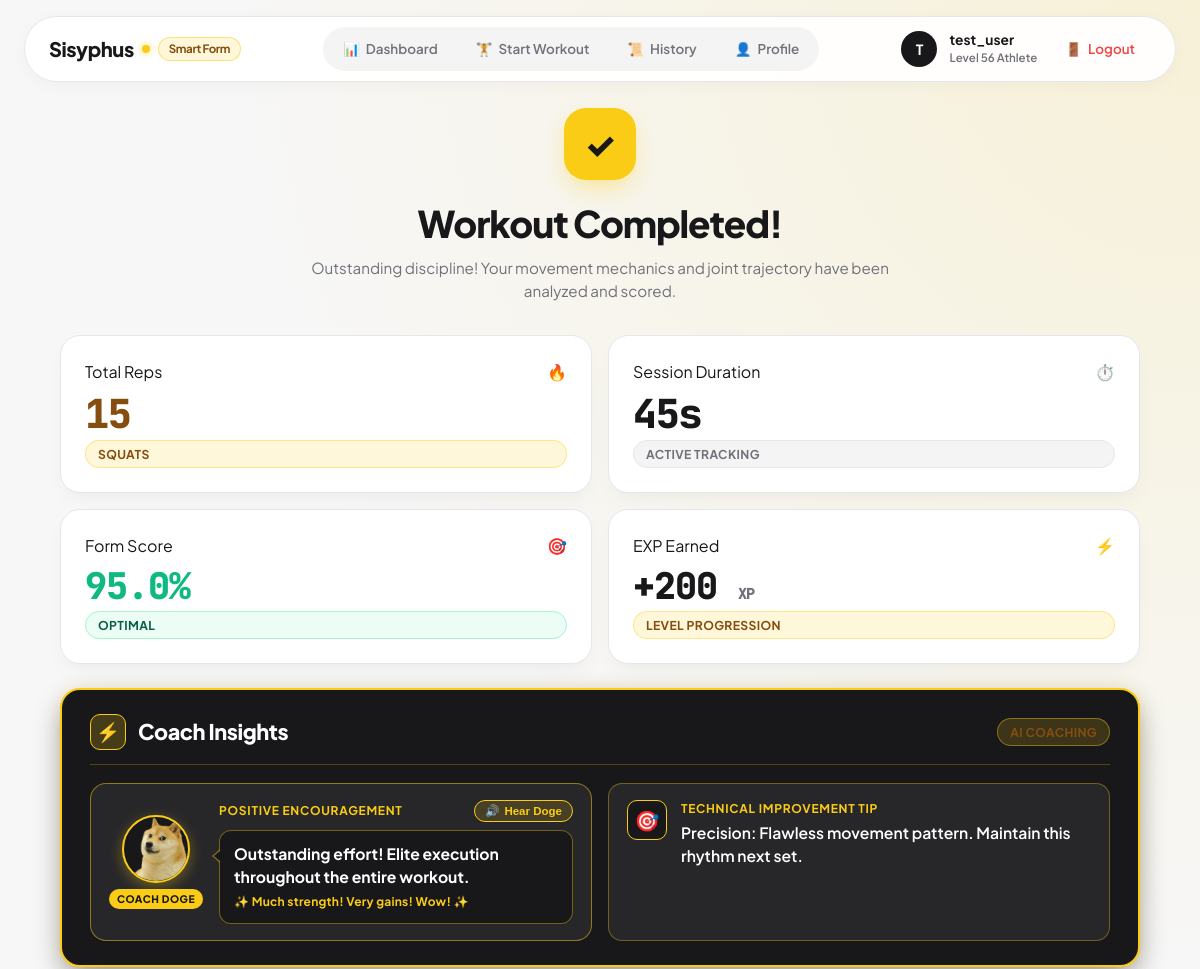
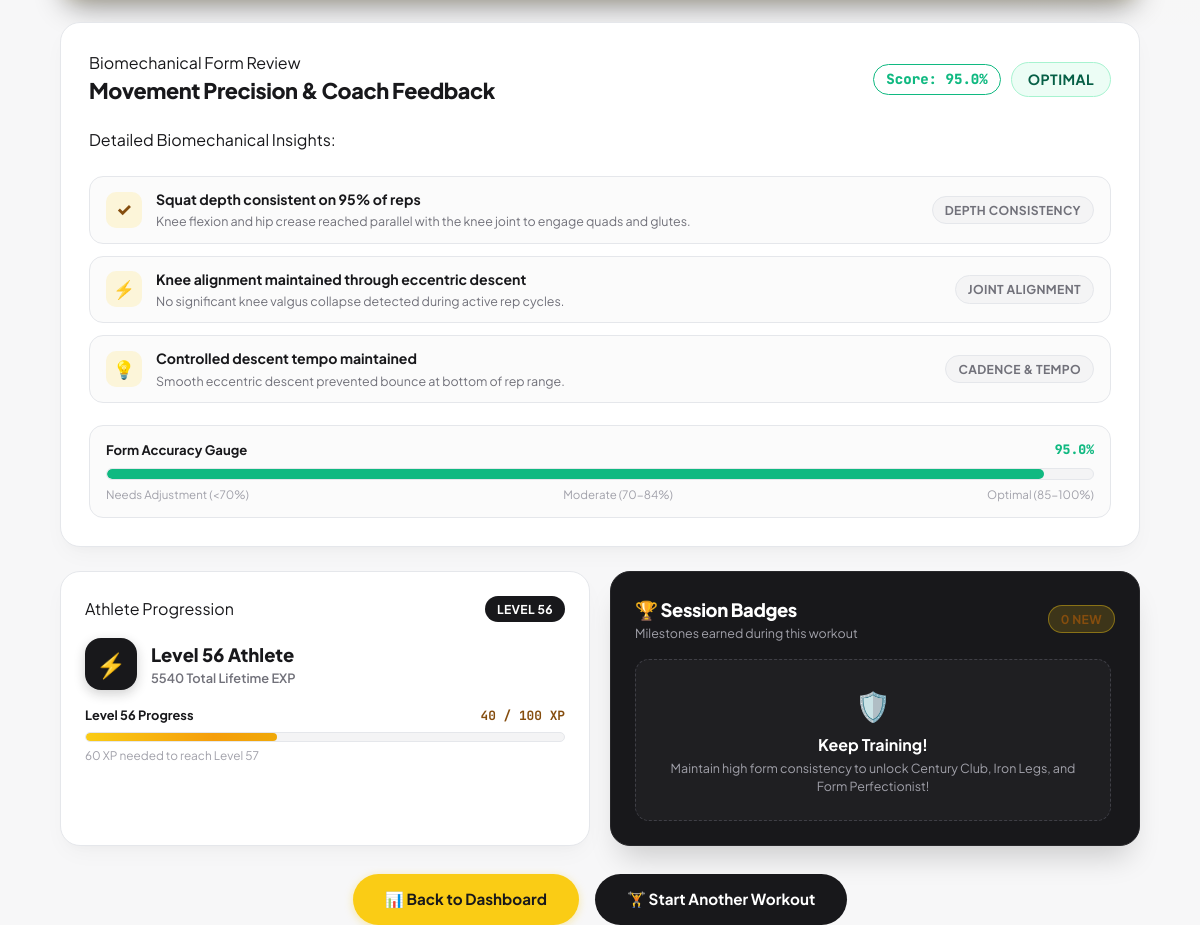
/summary/29 (signed in), run on the app's committed database (2 pictures, top to bottom).
### app.py (models this page shows, shortened)
class User(UserMixin, db.Model):
    __tablename__ = 'users'
    id = db.Column(db.Integer, primary_key=True)
    username = db.Column(db.String(80), unique=True, nullable=False, index=True)
    password_hash = db.Column(db.String(255), nullable=False)
    exp = db.Column(db.Integer, default=0, nullable=False)
    level = db.Column(db.Integer, default=1, nullable=False)
    created_at = db.Column(db.DateTime, default=lambda: datetime.now(timezone.utc))
    sessions = db.relationship('ExerciseSession', backref='user', lazy=True, cascade='all, delete-orphan')
    badges = db.relationship('Badge', backref='user', lazy=True, cascade='all, delete-orphan')

class ExerciseSession(db.Model):
    __tablename__ = 'exercise_sessions'
    id = db.Column(db.Integer, primary_key=True)
    user_id = db.Column(db.Integer, db.ForeignKey('users.id'), nullable=False, index=True)
    exercise_type = db.Column(db.String(50), nullable=False)
    rep_count = db.Column(db.Integer, nullable=False, default=0)
    total_duration_seconds = db.Column(db.Float, nullable=False, default=0.0)
    timestamp = db.Column(db.DateTime, default=lambda: datetime.now(timezone.utc), index=True)
    avg_form_accuracy = db.Column(db.Float, nullable=False, default=100.0)

### app.py (the view, shortened to what this page needs)
@app.route('/summary/<int:session_id>')
@login_required
def summary(session_id):
    session_record = ExerciseSession.query.filter_by(id=session_id, user_id=current_user.id).first_or_404()
    score = session_record.avg_form_accuracy
    if score >= 85:
        form_status = "Optimal"
        badge_class = "badge-optimal"
        badge_color = "#10b981"
    elif score >= 70:
        form_status = "Moderate"
        badge_class = "badge-moderate"
        badge_color = "#f59e0b"
    else:
        form_status = "Needs Adjustment"
        badge_class = "badge-adjustment"
        badge_color = "#ef4444"
    insights = []
    ex_lower = session_record.exercise_type.lower()
    score_int = int(round(score))
    if "squat" in ex_lower:
        insights.append({
            "title": f"Squat depth consistent on {score_int}% of reps",
            "detail": "Knee flexion and hip crease reached parallel with the knee joint to engage quads and glutes.",
            "tag": "Depth Consistency"
        })
        insights.append({
            "title": "Knee alignment maintained through eccentric descent" if score >= 75 else "Keep knees driven outward over toes",
            "detail": "No significant knee valgus collapse detected during active rep cycles." if score >= 75 else "Drive knees outward to avoid excessive medial stress on ligaments.",
            "tag": "Joint Alignment"
        })
        insights.append({
            "title": "Controlled descent tempo maintained",
            "detail": "Smooth eccentric descent prevented bounce at bottom of rep range.",
            "tag": "Cadence & Tempo"
        })
    if score >= 90:
        coach_encouragement = "Outstanding effort! Elite execution throughout the entire workout."
    elif score >= 80:
        coach_encouragement = "Solid power output throughout the entire set!"
    elif score >= 70:
        coach_encouragement = "Strong determination and consistent drive on every rep!"
    else:
        coach_encouragement = "Fierce dedication! Keep pushing your limits every session."
    if score >= 90:
        coach_tip = "Precision: Flawless movement pattern. Maintain this rhythm next set."
    elif "squat" in ex_lower:
        if score < 75:
            coach_tip = "Squats: Sink hips two inches deeper at the bottom."
        else:
            coach_tip = "Squats: Drive knees outward over toes throughout descent."
    elif "push" in ex_lower:
        if score < 75:
            coach_tip = "Push-ups: Keep spine neutral from neck to ankles."
        else:
            coach_tip = "Push-ups: Tuck elbows closer to ribs on descent."
    elif "curl" in ex_lower:
        if score < 75:
            coach_tip = "Curls: Pin elbows against your ribs."
        else:
            coach_tip = "Curls: Squeeze biceps at peak and lower smoothly."
    else:
        if score < 75:
            coach_tip = "Form: Move smoothly through the full range of motion."
        else:
            coach_tip = "Form: Maintain core bracing through each repetition."
    exp_earned = max(10, session_record.rep_count * 10) + (50 if score >= 90 else (25 if score >= 75 else 0))
    user_exp = current_user.exp or 0
    user_level = current_user.level or 1
    exp_in_level = user_exp % 100
    exp_progress_pct = exp_in_level
    exp_needed = 100 - exp_in_level
    now_utc = datetime.now(timezone.utc)
    new_badges = []
    for b in current_user.badges:
        if b.unlocked_at:
            b_dt = b.unlocked_at
            if b_dt.tzinfo is None:
                b_dt = b_dt.replace(tzinfo=timezone.utc)
            if abs((now_utc - b_dt).total_seconds()) < 120:
                new_badges.append(b)
    return render_template(
        'summary.html',
        session=session_record,
        form_status=form_status,
        badge_class=badge_class,
        badge_color=badge_color,
        insights=insights,
        coach_encouragement=coach_encouragement,
        coach_tip=coach_tip,
        exp_earned=exp_earned,
        user_level=user_level,
        user_exp=user_exp,
        exp_in_level=exp_in_level,
        exp_progress_pct=exp_progress_pct,
        exp_needed=exp_needed,
        new_badges=new_badges
    )

### templates/summary.html (shortened to what this page needs)
{% extends "layout.html" %}
{% block content %}
<div class="summary-container">
  <div class="summary-hero-section">
    <div class="summary-hero-badge">✓</div>
    <h1 class="summary-title">Workout Completed!</h1>
    <p class="summary-subtitle">
      Outstanding discipline! Your movement mechanics and joint trajectory have been analyzed and scored.
    </p>
  </div>
  <div class="analytics-row-grid">
    <div class="bento-card analytics-stat-card">
      <div class="stat-top-row">
        <span class="stat-label">Total Reps</span>
        <span class="stat-icon">🔥</span>
      </div>
      <div class="stat-figure analytics-figure-reps">{{ session.rep_count }}</div>
      <span class="pill-tag pill-yellow">{{ session.exercise_type }}</span>
    </div>
    <div class="bento-card analytics-stat-card">
      <div class="stat-top-row">
        <span class="stat-label">Session Duration</span>
        <span class="stat-icon">⏱️</span>
      </div>
      <div class="stat-figure">{{ session.total_duration_seconds | format_duration }}</div>
      <span class="pill-tag pill-gray">Active Tracking</span>
    </div>
    <div class="bento-card analytics-stat-card">
      <div class="stat-top-row">
        <span class="stat-label">Form Score</span>
        <span class="stat-icon">🎯</span>
      </div>
      <div class="stat-figure analytics-figure-score" style="color: {{ badge_color }};">
        {{ session.avg_form_accuracy }}%
      </div>
      <span class="pill-tag {{ badge_class }}">
        {{ form_status }}
      </span>
    </div>
    <div class="bento-card analytics-stat-card">
      <div class="stat-top-row">
        <span class="stat-label">EXP Earned</span>
        <span class="stat-icon">⚡</span>
      </div>
      <div class="stat-figure analytics-figure-exp">
        +{{ exp_earned }} <span class="exp-sub">XP</span>
      </div>
      <span class="pill-tag pill-yellow">Level Progression</span>
    </div>
  </div>
  <div class="bento-card coach-insights-card" style="background: #18181b; border: 2px solid #facc15; border-radius: 20px; color: #ffffff; padding: 24px 28px; margin-bottom: 24px;">
    <div class="coach-insights-header">
      <div class="coach-insights-title-group">
        <span class="coach-insights-badge">⚡</span>
        <h2 class="coach-insights-heading">Coach Insights</h2>
      </div>
      <span class="pill-tag pill-yellow">AI Coaching</span>
    </div>
    <div class="coach-insights-grid">
      <div class="coach-insight-item doge-coach-item">
        <div class="doge-avatar-container">
          <img src="{{ url_for('static', filename='doge.png') }}" alt="Coach Doge" class="doge-coach-avatar">
          <span class="doge-badge-pill">Coach Doge</span>
        </div>
        <div class="coach-insight-text-group doge-speech-bubble-wrapper">
          <div class="doge-speech-header">
            <span class="coach-insight-label">Positive Encouragement</span>
            <button type="button" id="btn-doge-speak" class="doge-voice-btn" title="Hear Coach Doge speak" onclick="speakDogeEncouragement()">
              <span class="voice-icon">🔊</span> Hear Doge
            </button>
          </div>
          <div class="doge-speech-bubble">
            <div class="coach-insight-body doge-speech-text" id="doge-encouragement-text">{{ coach_encouragement }}</div>
            <div class="doge-speech-flair">✨ Much strength! Very gains! Wow! ✨</div>
          </div>
        </div>
      </div>
      <div class="coach-insight-item">
        <div class="coach-insight-icon-box">🎯</div>
        <div class="coach-insight-text-group">
          <div class="coach-insight-label">Technical Improvement Tip</div>
          <div class="coach-insight-body">{{ coach_tip }}</div>
        </div>
      </div>
    </div>
  </div>
  <div class="form-review-panel bento-card">
    <div class="form-review-header">
      <div>
        <div class="stat-label">Biomechanical Form Review</div>
        <h2 class="form-review-title">Movement Precision & Coach Feedback</h2>
      </div>
      <div class="form-status-badge-wrap">
        <span class="overall-score-pill" style="border-color: {{ badge_color }}; color: {{ badge_color }};">
          Score: {{ session.avg_form_accuracy }}%
        </span>
        <span class="pill-tag {{ badge_class }} status-badge-large">
          {{ form_status }}
        </span>
      </div>
    </div>
    <div class="form-insights-list">
      <div class="stat-label" style="margin-bottom: 12px;">Detailed Biomechanical Insights:</div>
      {% for insight in insights %}
        <div class="insight-row">
          <div class="insight-icon" style="background: rgba(250, 204, 21, 0.15); color: #854d0e;">
            {% if loop.first %}✓{% elif loop.index == 2 %}⚡{% else %}💡{% endif %}
          </div>
          <div class="insight-text">
            <strong>{{ insight.title }}</strong>
            <p>{{ insight.detail }}</p>
          </div>
          <span class="pill-tag pill-gray insight-tag">{{ insight.tag }}</span>
        </div>
      {% endfor %}
    </div>
    <div class="form-gauge-section">
      <div class="form-gauge-labels">
        <span>Form Accuracy Gauge</span>
        <span style="font-family: 'JetBrains Mono', monospace; font-weight: 800; color: {{ badge_color }};">
          {{ session.avg_form_accuracy }}%
        </span>
      </div>
      <div class="form-gauge-track">
        <div class="form-gauge-fill" style="width: {{ session.avg_form_accuracy }}%; background: {{ badge_color }};"></div>
      </div>
      <div class="gauge-scale-row">
        <span>Needs Adjustment (&lt;70%)</span>
        <span>Moderate (70-84%)</span>
        <span>Optimal (85-100%)</span>
      </div>
    </div>
  </div>
  <div class="summary-secondary-grid">
    <div class="bento-card">
      <div class="card-header-flex">
        <span class="stat-label">Athlete Progression</span>
        <span class="pill-tag pill-charcoal">Level {{ user_level }}</span>
      </div>
      <div class="profile-info-row" style="margin: 16px 0;">
        <div class="profile-avatar-box">⚡</div>
        <div>
          <div class="profile-user-name">Level {{ user_level }} Athlete</div>
          <div class="profile-user-role">{{ user_exp }} Total Lifetime EXP</div>
        </div>
      </div>
      <div class="exp-progress-block">
        <div class="exp-label-row">
          <span>Level {{ user_level }} Progress</span>
          <span class="exp-figures">{{ exp_in_level }} / 100 XP</span>
        </div>
        <div class="exp-track">
          <div class="exp-fill exp-bar-animated" style="width: {{ exp_progress_pct }}%;"></div>
        </div>
        <div class="exp-needed-text">
          {{ exp_needed }} XP needed to reach Level {{ user_level + 1 }}
        </div>
      </div>
    </div>
    <div class="bento-dark-card">
      <div class="card-header-flex">
        <div>
          <h3 class="quests-heading">🏆 Session Badges</h3>
          <p class="quests-subheading">Milestones earned during this workout</p>
        </div>
        <span class="pill-tag pill-yellow">{{ new_badges|length if new_badges else 0 }} New</span>
      </div>
      <div class="badges-scroll-list" style="margin-top: 14px;">
        {% if new_badges %}
          {% for b in new_badges %}
            <div class="badge-list-item unlocked-item">
              <div class="badge-item-left">
                <div class="badge-icon-box">{{ b.icon }}</div>
                <div>
                  <div class="badge-name text-white">{{ b.name }}</div>
                  <div class="badge-desc">{{ b.description }}</div>
                </div>
              </div>
              <span class="pill-tag pill-unlocked">🎉 UNLOCKED!</span>
            </div>
          {% endfor %}
        {% else %}
          <div class="empty-badges-box">
            <span style="font-size: 1.8rem;">🛡️</span>
            <div style="font-weight: 700; color: #ffffff; margin-top: 6px;">Keep Training!</div>
            <p style="font-size: 0.78rem; color: #a1a1aa; margin-top: 2px;">
              Maintain high form consistency to unlock Century Club, Iron Legs, and Form Perfectionist!
            </p>
          </div>
        {% endif %}
      </div>
    </div>
  </div>
  <div class="summary-actions-row">
    <a href="/dashboard" class="btn-yellow summary-action-btn">
      <span>📊 Back to Dashboard</span>
    </a>
    <a href="/workout" class="btn-charcoal summary-action-btn">
      <span>🏋️ Start Another Workout</span>
    </a>
  </div>
</div>
{% endblock %}

### templates/layout.html (shortened to what this page needs)
<!DOCTYPE html>
<html lang="en">
<head>
  <link rel="stylesheet" href="{{ url_for('static', filename='css/style.css') }}">
</head>
<body>
  <header class="navbar-container">
    <nav class="navbar-floating">
      <a href="/" class="logo-text">
        <span>Sisyphus</span>
        <span class="logo-dot"></span>
        <span class="logo-badge">Smart Form</span>
      </a>
      <div class="nav-pills">
        {% if current_user.is_authenticated %}
          <a href="/dashboard" class="nav-pill {% if request.path in ['/', '/dashboard'] %}active{% endif %}">
            <span class="nav-tab-icon">📊</span>
            <span>Dashboard</span>
          </a>
          <a href="/workout" class="nav-pill {% if request.path == '/workout' %}active{% endif %}">
            <span class="nav-tab-icon">🏋️</span>
            <span>Start Workout</span>
          </a>
          <a href="/dashboard#history" class="nav-pill">
            <span class="nav-tab-icon">📜</span>
            <span>History</span>
          </a>
          <a href="/dashboard#profile" class="nav-pill">
            <span class="nav-tab-icon">👤</span>
            <span>Profile</span>
          </a>
        {% endif %}
      </div>
      <div class="user-badge-wrap">
        {% if current_user.is_authenticated %}
          <div class="user-avatar" title="{{ current_user.username }}">{{ current_user.username[0]|upper }}</div>
          <div class="user-meta-info">
            <div class="user-meta-name">{{ current_user.username }}</div>
            <div class="user-meta-level">Level {{ current_user.level }} Athlete</div>
          </div>
          <a href="/logout" class="nav-pill logout-btn" title="Sign Out">
            <span>🚪</span>
            <span class="logout-text">Logout</span>
          </a>
        {% else %}
          <a href="/register" class="btn-yellow join-btn">Join Sisyphus</a>
        {% endif %}
      </div>
    </nav>
  </header>
  <main class="container">
    {% block content %}{% endblock %}
  </main>
</body>
</html>

### data on the page
User: username "T", username "test_user", level "56", exp "5540"
ExerciseSession: rep_count "15", exercise_type "SQUATS", total_duration_seconds "45s", avg_form_accuracy "95.0"

### other printed values
{{ exp_earned }} "200"
{{ coach_encouragement }} "Outstanding effort! Elite execution throughout the entire workout."
{{ coach_tip }} "Precision: Flawless movement pattern. Maintain this rhythm next set."
{{ insight.title }} "Squat depth consistent on 95% of reps" "Knee alignment maintained through eccentric descent" "Controlled descent tempo maintained"
{{ insight.detail }} "Knee flexion and hip crease reached parallel with the knee joint to engage quads and glutes." "No significant knee valgus collapse detected during active rep cycles." "Smooth eccentric descent prevented bounce at bottom of rep range."
{{ insight.tag }} "DEPTH CONSISTENCY" "JOINT ALIGNMENT" "CADENCE & TEMPO"
{{ user_level }} "56"
{{ exp_in_level }} "40"
{{ exp_needed }} "60"
{{ user_level + 1 }} "57"
{{ new_badges|length if new_badges else 0 }} "0"
